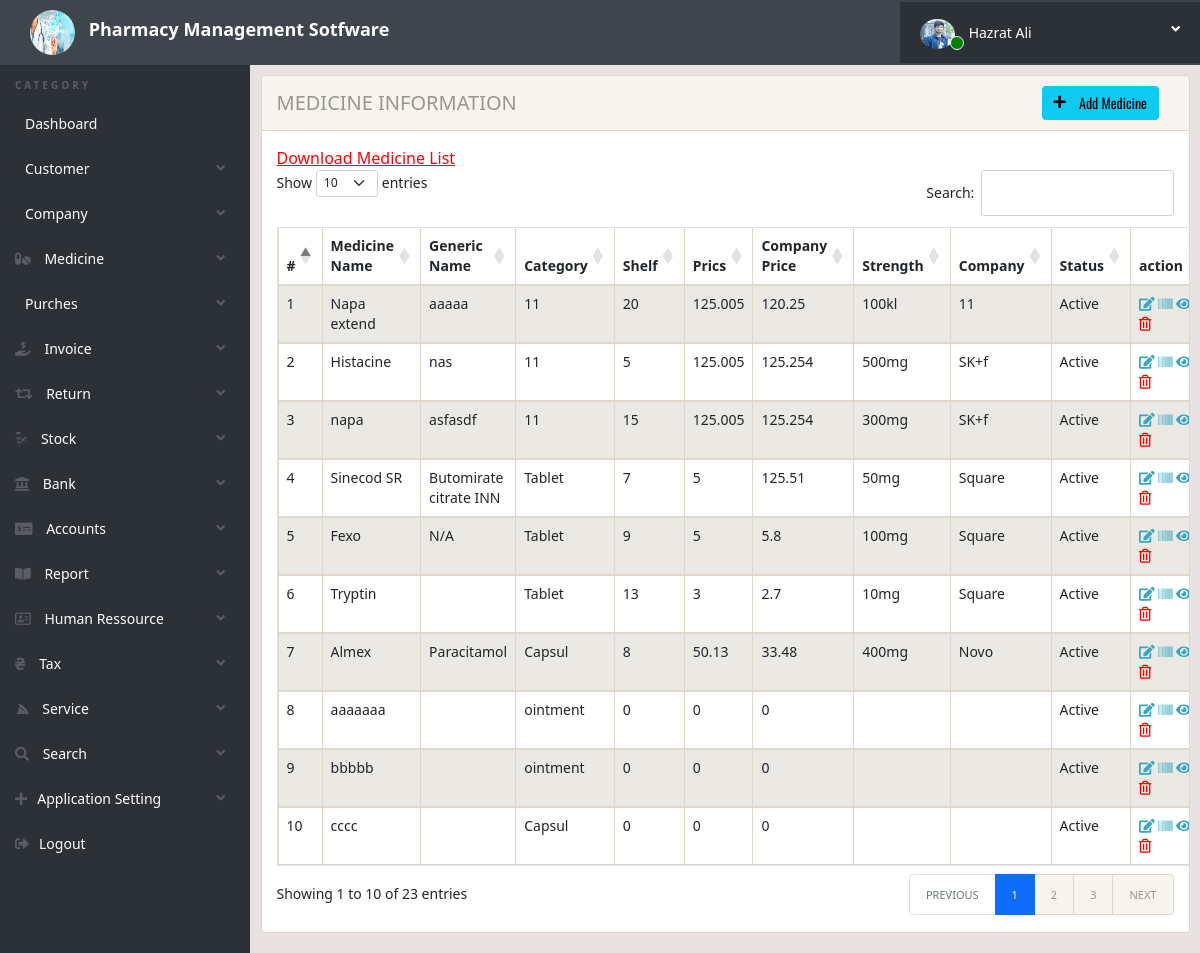
/medicine_list.php (signed in), run on the app's committed database.
### tables this page shows
CREATE TABLE `user_info` (
  `ID` int(11) NOT NULL,
  `UserId` varchar(20) NOT NULL,
  `NidNumber` varchar(40) NOT NULL,
  `Name` varchar(40) NOT NULL,
  `FName` varchar(40) NOT NULL,
  `MName` varchar(404) NOT NULL,
  `Phone1` varchar(40) NOT NULL,
  `Phone2` varchar(40) NOT NULL,
  `Email1` varchar(40) NOT NULL,
  `Email2` varchar(40) NOT NULL,
  `Address` text NOT NULL,
  `Photo` varchar(40) NOT NULL,
  `Date` timestamp NOT NULL DEFAULT current_timestamp() ON UPDATE current_timestamp(),
  `Status` int(2) NOT NULL
);

CREATE TABLE `medicine_list` (
  `ID` int(11) NOT NULL,
  `medicine_name` text NOT NULL,
  `item_code` text NOT NULL,
  `generic_name` text NOT NULL,
  `unit` varchar(20) NOT NULL,
  `box_size` int(11) NOT NULL,
  `strength` text NOT NULL,
  `shelf` int(11) NOT NULL,
  `medicine_details` text NOT NULL,
  `category` text NOT NULL,
  `medicine_type` text NOT NULL,
  `menufacturer` text NOT NULL,
  `company_price` float NOT NULL,
  `selling_pricce` float NOT NULL,
  `image` text NOT NULL,
  `igta` float NOT NULL,
  `bar_code` text NOT NULL,
  `date_time` date NOT NULL DEFAULT current_timestamp(),
  `last_update` time NOT NULL DEFAULT current_timestamp(),
  `status` int(11) NOT NULL
);

### medicine_list.php (the view, shortened to what this page needs)
<?php
include('includes/config.php');
 ?>
<!doctype html>
<html lang="en" class="no-js">
<head>
	<link rel="stylesheet" href="https://pro.fontawesome.com/releases/v5.10.0/css/all.css"/>
    <link href="https://cdnjs.cloudflare.com/ajax/libs/typicons/2.1.2/typicons.min.css" rel="stylesheet">
	<link rel="stylesheet" href="css/bootstrap.min.css">
	<link rel="stylesheet" href="https://cdn.datatables.net/1.11.3/css/dataTables.bootstrap5.min.css">
	<link rel="stylesheet" href="css/bootstrap-social.css">
	<link rel="stylesheet" href="css/bootstrap-select.css">
	<link rel="stylesheet" href="css/fileinput.min.css">
	<link rel="stylesheet" href="css/awesome-bootstrap-checkbox.css">
    <link href="https://cdn.jsdelivr.net/npm/bootstrap@5.1.3/dist/css/bootstrap.min.css" rel="stylesheet">
	<link rel="stylesheet" href="css/style.css">
</head>
<body>
	<?php include('includes/header.php');?>
	<div class="ts-main-content">
		<?php include('includes/leftbar.php');?>
		<div class="content-wrapper">
			<div class="container-fluid">
				<div class="row">
					<div class="col-md-12">
						<div class="panel panel-default">
							<div class="panel-heading">
                                <div class="d-flex justify-content-between align-items-center h-100px">
		  							<div style="font-size: 20px; " class="bg-primary;">
										Medicine Information
									</div>
									<div >
                                        <a href="medicine_add.php"><button type="button" class="btn btn-info" style="margin-right: 15px;"><i class="fas fa-plus mr-2" style="margin-right: 10px;"></i> Add Medicine</button></a>
									</div>
								</div>
                            </div>
							<div class="panel-body">
                                <a href="download-records.php" style="color:red; font-size:16px;">Download Medicine List</a>
								<table id="zctb" class="display table table-striped table-bordered table-hover" cellspacing="0" width="100%">
									<thead>
										<tr>
										    <th>#</th>
											<th>Medicine Name</th>
											<th>Generic Name</th>
											<th>Category</th>
											<th>Shelf</th>
											<th>Prics</th>
											<th>Company Price</th>
											<th>Strength</th>
                                            <th>Company</th>
											<th>Status</th>
											<th>action </th>
										</tr>
									</thead>
									<tbody>
                                        <?php $sql = "SELECT * from  medicine_list ";
                                        $query = $dbh -> prepare($sql);
                                        $query->execute();
                                        $results=$query->fetchAll(PDO::FETCH_OBJ);
                                        $cnt=1;
                                        if($query->rowCount() > 0)
                                        {
                                        foreach($results as $result)
                                        {				?>
										<tr>
											<td><?php echo htmlentities($cnt);?></td>
											<td><?php echo htmlentities($result->medicine_name);?></td>
											<td><?php echo htmlentities($result->generic_name);?></td>
                                            <td><?php echo htmlentities($result->category);?></td>
											<td><?php echo htmlentities($result->shelf);?></td>
											<td><?php echo htmlentities($result->selling_pricce);?></td>
											<td><?php echo htmlentities($result->company_price);?></td>
											<td><?php echo htmlentities($result->strength).($result->unit);?></td>
											<td><?php echo htmlentities($result->menufacturer);?></td>
											<td>
											<?php
											if($result->status == 1){
												echo "Active";
											}else { echo "Inactive";}
											?></td>
											<td>
											<a href="medicine_edit.php?edit=<?php echo htmlentities($result->item_code);?>" > <i class="fas fa-edit" aria-hidden="true"></i></a>
                                            <a href="barcode.php?bcode=<?php echo htmlentities($result->item_code);?>" > <i class="fas fa-barcode" aria-hidden="true"></i></a>
                                            <a href="medicine_view.php?view=<?php echo htmlentities($result->item_code);?>" > <i class="fas fa-eye" aria-hidden="true"></i></a>
											<a href="medicine_list.php?del=<?php echo htmlentities($result->item_code);?>" onclick="return confirm('Do you really want to delete this record')">
											<i style="color: red;" class="far fa-trash-alt" aria-hidden="true"></i></a>
											</td>
										</tr>
										<?php $cnt=$cnt+1; }} ?>
									</tbody>
								</table>
							</div>
						</div>
					</div>
				</div>
			</div>
		</div>
	</div>
</body>
</html>

### includes/header.php (shortened to what this page needs)
<?php
	$userId= $_SESSION['alogin'];
	$sql = "SELECT user_info.Name, user_info.Photo, admin.UserName,admin.Position, admin.ActiveStatus FROM user_info
	INNER JOIN admin ON admin.UserId = user_info.UserId WHERE admin.UserId=:userid";
	$query = $dbh -> prepare($sql);
	$query->bindParam(':userid',$userId,PDO::PARAM_STR);
	$query->execute();
	$result=$query->fetch(PDO::FETCH_OBJ);
?>
<div class="brand d-flex justify-content-between align-items-center">
	<div class="">
		<img class="brand-logo" src="./img/pms.jpg" alt="">
		<a  href="dashboard.php" style=" font-size:large;" class="title d-none d-md-inline-block d-lg-inline-block d-xl-inline-block d-xxl-inline-block" >Pharmacy Management Sotfware </a>
		</div>
		<ul class="ts-profile-nav">
			<li class="ts-account">
				<a type="button" class=" position-relative">
				<img src="./UserPhoto/<?php echo $result->Photo ?>" class="ts-avatar hidden-side" alt=""> <?php echo $result->Name?> <i class="fa fa-angle-down hidden-side"></i>
					<span style="margin-left: -82px; margin-top:14px; padding:6px" class="position-absolute active-status border border-light rounded-circle">
					</span>
				</a>
			</li>
		</ul>
	</div>

### css/style.css (style rules this page uses)
html { font-size: 14px; }
@media only screen and (min-width: 480px) { html { font-size: 17px; } }
@media only screen and (min-width: 768px) { html { font-size: 14px; } }
* { scroll-behavior: smooth; }
body { font-size: 1em; background-color: rgba(223, 214, 214, 0.7); }
a { color: #37a6c4; }
.btn { font-family: 'Oswald', sans-serif; }
.btn i { position: relative; top: -2px; }
.panel { overflow: auto; }
ul, li { margin: 0; padding: 0; list-style: none; }
.btn { text-transform: none; }
.brand { background: #3e454c; position: relative; z-index: 35; position: fixed; width: 100%; top: 0px; }
.title { text-decoration: none; color: white; font-weight: bold; font-size: 20px; }
.brand-logo { margin-left: 20px; width: 65px; height: 65px; padding: 10px; border-radius: 50%; }
.brand .ts-profile-nav { float: right; display: none; }
.brand .ts-profile-nav li { float: left; position: relative; }
.brand .ts-profile-nav li a { display: block; padding: 20px; color: #fff; }
.brand .ts-profile-nav .ts-account .fa-angle-down { float: right; }
.brand .ts-profile-nav .ts-account > a { width: 300px; text-decoration: none; background: #2c3136; }
.brand .ts-profile-nav .ts-account .ts-avatar { border-radius: 50%; height: 30px; width: 35px; margin: -10px 0; text-align: right; margin-right: 10px; }
@media only screen and (min-width: 992px) { .brand .ts-profile-nav { display: block; } }
.ts-main-content .content-wrapper { padding-top: 15px; margin-top: 60px; }
@media only screen and (min-width: 992px) { .ts-main-content .content-wrapper { margin-left: 250px; } }

### includes/header.php (style rules this page uses)
.active-status { background-color: green; }

### data on the page
user_info: Photo (picture), Name "Hazrat Ali"
medicine_list: medicine_name "Napa extend", generic_name "aaaaa", category "11", shelf "20", selling_pricce "125.005", company_price "120.25", strength "100", unit "kl", menufacturer "11", status "Active"
medicine_list: medicine_name "Histacine", generic_name "nas", category "11", shelf "5", selling_pricce "125.005", company_price "125.254", strength "500", unit "mg", menufacturer "SK+f", status "Active"
medicine_list: medicine_name "napa", generic_name "asfasdf", category "11", shelf "15", selling_pricce "125.005", company_price "125.254", strength "300", unit "mg", menufacturer "SK+f", status "Active"
medicine_list: medicine_name "Sinecod SR", generic_name "Butomirate citrate INN", category "Tablet", shelf "7", selling_pricce "5", company_price "125.51", strength "50", unit "mg", menufacturer "Square", status "Active"
medicine_list: medicine_name "Fexo", generic_name "N/A", category "Tablet", shelf "9", selling_pricce "5", company_price "5.8", strength "100", unit "mg", menufacturer "Square", status "Active"
medicine_list: medicine_name "Tryptin", category "Tablet", shelf "13", selling_pricce "3", company_price "2.7", strength "10", unit "mg", menufacturer "Square", status "Active"
medicine_list: medicine_name "Almex", generic_name "Paracitamol", category "Capsul", shelf "8", selling_pricce "50.13", company_price "33.48", strength "400", unit "mg", menufacturer "Novo", status "Active"
medicine_list: medicine_name "aaaaaaa", category "ointment", shelf "0", selling_pricce "0", company_price "0", status "Active"
medicine_list: medicine_name "bbbbb", category "ointment", shelf "0", selling_pricce "0", company_price "0", status "Active"
medicine_list: medicine_name "cccc", category "Capsul", shelf "0", selling_pricce "0", company_price "0", status "Active"
